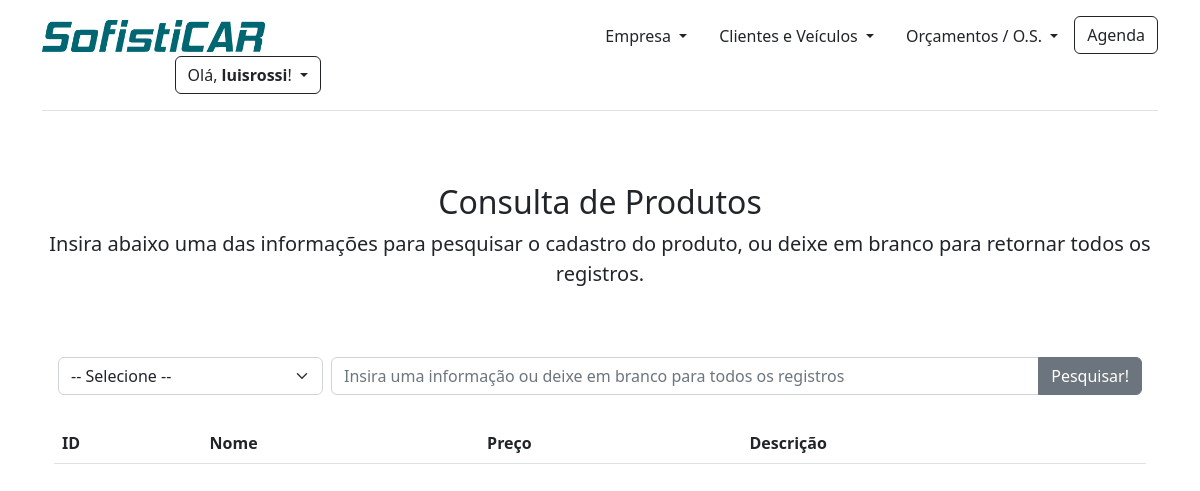
Before: /produto_resultado (signed in) with the older database file.
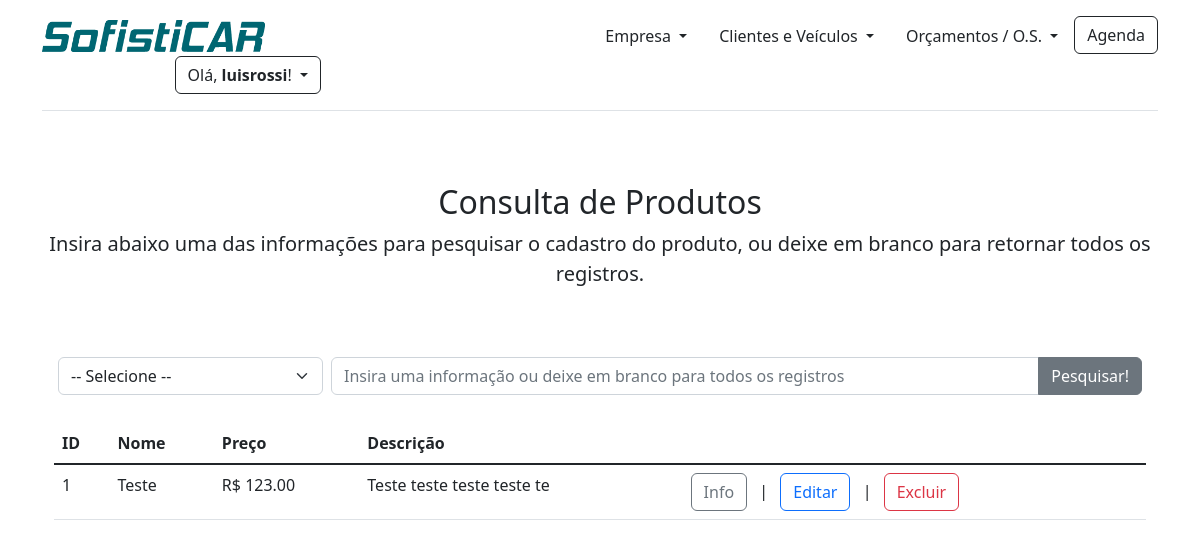
After: the same page with the newer database file.
### app/models/tables.py (models this page shows, shortened)
class Usuario(db.Model):
    __tablename__ = "usuarios"
    id = db.Column(db.Integer, primary_key=True)
    username = db.Column(db.String, unique=True)
    password = db.Column(db.String)
    email = db.Column(db.String, unique=True)
    funcionario_id = db.Column(db.Integer, db.ForeignKey('funcionarios.id'))
    isActive = db.Column(db.Boolean, default=1, nullable=False)
    @property
    def is_authenticated(self):
        return True

class Produto(db.Model):
    __tablename__ = 'produtos'
    id = db.Column(db.Integer, primary_key=True, autoincrement=True)
    nome = db.Column(db.String(150), nullable=False)
    descricao = db.Column(db.String(250), nullable=False)
    valor = db.Column(db.Float, nullable=False)
    isActive = db.Column(db.Boolean, default=1, nullable=False)
    orcamentos = relationship('Orcamento', back_populates="produto")
    def produto_esta_ativo(produto):
        if produto.isActive == 1:
            return "SIM"
        else:
            return "NÃO"

### app/controllers/produtos.py (the view)
@app.route('/produto_resultado', methods=['GET', 'POST'])
def produto_resultado():
    produtos = Produto.query.all()
    campo = ''
    if request.method == 'POST':
        opcao = request.form['opcao']
        campo = request.form['campo']
        return render_template("produto_resultado.html", produtos=produtos, opcao=opcao, campo=campo)
    return render_template("produto_resultado.html", produtos=produtos, campo=campo)

### app/controllers/funcionarios.py (called while the page is built)
@login_manager.user_loader
def load_user(session_token):
    return Usuario.query.filter_by(id=session_token).first()

### app/templates/produto_resultado.html (shortened to what this page needs)
{% extends "base.html" %}
{% block content %}
{% if current_user.is_authenticated %}
<main class="container">
    <div class="py-5 text-center">
        <h2>Consulta de Produtos</h2>
        <p class="lead">Insira abaixo uma das informações para pesquisar o cadastro do produto, ou deixe em branco para retornar todos os registros.</p>
    </div>
    {% if mensagem_editar %}
    <div class="col-12 text-center">
        <div class="alert alert-success d-flex flex-column align-items-center" role="alert">
            {{ mensagem_editar }}
            <a class="col-3 btn btn-outline-success mt-3" href="/produto_resultado">Retornar para consulta de funcionários</a>
        </div>
    </div>
    {% else %}
    <div class="container">
        <form action="" class="col-12 d-flex" method="POST">
            <div class="col-3 p-1">
                <select class="form-select" name="opcao">
                    <option>-- Selecione --</option>
                </select>
            </div>
            <div class="col-9 p-1">
                <div class="input-group">
                    <input type="text" class="form-control" placeholder="Insira uma informação ou deixe em branco para todos os registros" name="campo">
                    <button type="submit" class="btn btn-secondary">Pesquisar!</button>
                </div>
            </div>
        </form>
        <table class="table col-12">
            <thead class="col-12">
                <th>ID</th>
                <th>Nome</th>
                <th>Preço</th>
                <th>Descrição</th>
            </thead>
            <tbody class="col-12 table-group-divider">
                {% if campo == '' %}
                    {% for produto in produtos %}
                        {% if produto.isActive == 1 %}
                            <tr>
                                <td>{{ produto.id }}</td>
                                <td>{{ produto.nome }}</td>
                                <td>R$ {{ '%0.2f'|format(produto.valor|float) }}</td>
                                <td>{{ produto.descricao }}</td>
                                <td>
                                    <button type="button" class="btn btn-outline-secondary" data-bs-toggle="modal" data-bs-target="#modalinfo{{produto.id}}">
                                        Info
                                    </button>
                                    <span class="p-2">|</span>
                                    <a href="/produto_editar/{{produto.id}}"><button type="button" class="btn btn-outline-primary">Editar</button></a>
                                    <span class="p-2">|</span>
                                    <button type="button" class="btn btn-outline-danger" data-bs-toggle="modal" data-bs-target="#modal{{produto.id}}">
                                        Excluir
                                    </button>
                                </td>
                            </tr>
                        {% endif %}
                    {% endfor %}
                {% endif %}
            </tbody>
        </table>
    </div>
{% endif %}
</main>
{% else %}
    <meta http-equiv="refresh" content="0.1; url='http://localhost:5000/login'" />
{% endif %}
{% endblock %}

### app/templates/base.html (shortened to what this page needs)
<!DOCTYPE html>
<html lang="pt-br">
  <head>
    {% block head %}
    <link href="https://cdn.jsdelivr.net/npm/bootstrap@5.2.3/dist/css/bootstrap.min.css" rel="stylesheet">
    {% endblock %}
  </head>
  <body>
    {% block menu_superior %}
    <div class="container">
      <header class="d-flex flex-wrap align-items-center justify-content-center justify-content-md-between py-3 mb-4 border-bottom">
        <a href="/" class="d-flex align-items-center col-md-3 mb-2 mb-md-0 text-dark text-decoration-none">
          <img src={{ url_for('static', filename="img/logo.png") }} alt="Sofisticar Logo" width="223" height="32">
        </a>
        <ul class="nav col-12 col-md-auto mb-2 justify-content-center mb-md-0">
          <li class="nav-item dropdown">
            <a class="nav-link dropdown-toggle link-dark" href="#" role="button" data-bs-toggle="dropdown" aria-expanded="false">
              Empresa
            </a>
          </li>
          <li class="nav-item dropdown">
            <a class="nav-link dropdown-toggle link-dark" href="#" role="button" data-bs-toggle="dropdown" aria-expanded="false">
              Clientes e Veículos
            </a>
          </li>
          <li class="nav-item dropdown">
            <a class="nav-link dropdown-toggle link-dark" href="#" role="button" data-bs-toggle="dropdown" aria-expanded="false">
              Orçamentos / O.S.
            </a>
          </li>
          <li><a class="btn btn-outline-dark" href="#">Agenda</a></li>
        </ul>
        <div class="col-md-3 text-end dropdown">
          {% if current_user.is_authenticated %}
            <div class="dropdown">
              <a class="btn btn-outline-dark dropdown-toggle" type="button" data-bs-toggle="dropdown" aria-expanded="false">
                Olá, <strong>{{current_user.username}}</strong>!
              </a>
            </div>
          {% else %}
            <div class="dropdown">
              <a href="{{url_for('login')}}" class="btn btn-outline-success">Login</a>
            </div>
          {% endif %}
        </div>
      </header>
    </div>
    {% endblock %}
    {% block content %}
    {% endblock %}
  </body>
</html>

Changed rows visible on the page:
added Produto: id "1", nome "Teste", valor "123.00", descricao "Teste teste teste teste te"
